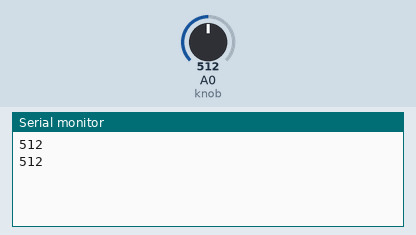
Recording of a sketch running on a simulated Arduino Uno, built with avr-gcc and run on an emulated ATmega328P. Parts: the last lines printed to the serial monitor. Inputs (shaded band) come from the test bench; at power-on: A0 (knob) = 512.

Above: at 1.8 s.
1.9 s: A0 (knob) set to 716
At 2.8 s:
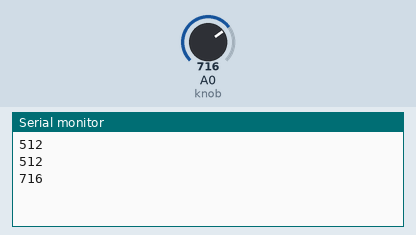
3.4 s: A0 (knob) set to 900
At 4.5 s:
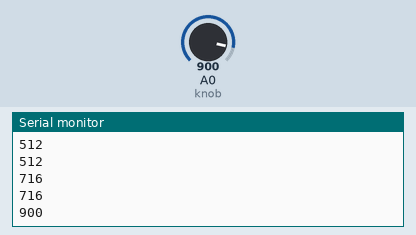
Timing chart, 0 to 6.4 s (numbered marks = the images above; inputs shaded):
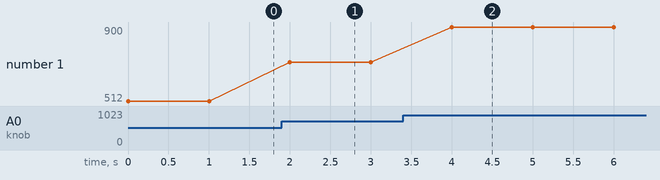

The sketch:

serial_plotter.ino
```cpp
int knob=0;
int volt=0;

void setup()
{
	// Starts serial communication.
	Serial.begin(9600);
}

void loop()
{
	// Read the analog input.
	volt=analogRead(knob);

	// Show the value in Serial monitor.
	Serial.println(volt);
	delay(1000);
}
```

Measured:
- after the input at 1.9 s, the serial monitor: prints a new line after 0.10 s (image 1)
- after the input at 3.4 s, the serial monitor: prints a new line after 0.60 s (image 2)
- plotted number 1: 512 → 716 after the input at 1.9 s, 716 → 900 after the input at 3.4 s
